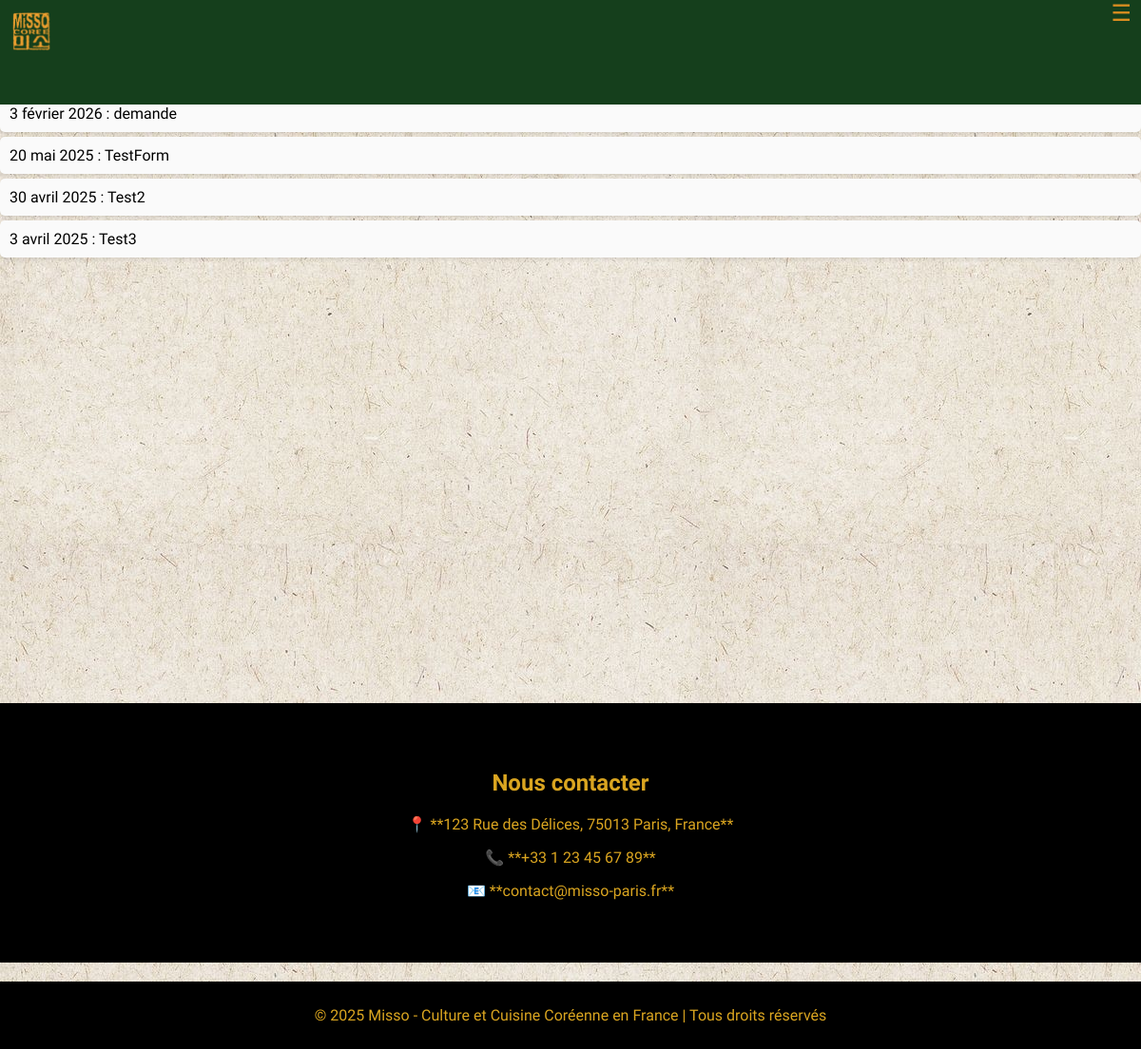
/evenements/, run on the app's committed database.
### evenements/models.py (models this page shows, shortened)
class Evenement(models.Model):
    titre = models.CharField(max_length=200,unique=True, blank=True)
    date = models.DateField(unique=True)
    debut = models.TimeField()
    fin = models.TimeField()
    email = models.EmailField()
    est_valide = models.BooleanField(default=False)
    description = models.TextField(blank=True, null=True)
    slug = models.SlugField(blank=True, editable=False)
    def get_absolute_url(self):
        return reverse("evenement-detail", kwargs={'slug': self.slug})

### evenements/views.py (the view)
class EvenementArchiveIndexView(ArchiveIndexView):
    model = Evenement
    queryset = Evenement.objects.all()
    date_field = "date"
    allow_future = True

### evenements/templates/evenements/evenement_archive.html
{% extends "evenements/base.html" %}
{% load static %}
{% block content %}
  <div class="evenements">
    <ul>
        {% for evenement in latest %}
          {%if evenement.est_valide%}
            <li  class="btns" onclick='location.href="{{ evenement.get_absolute_url }}";'>{{ evenement.date }} :  {{ evenement.titre }}</li>
          {%endif%}
             {% empty %}
                    <p>Aucun événement disponible.</p>
        {% endfor %}
    </ul>
    </div>
{% endblock %}

### utilisateurs/static/utilisateurs/evenements.css (style rules this page uses)
body { font-family: 'Quicksand', sans-serif; margin: 0; padding: 0; display: block; overflow-y: auto; min-height: 100vh; background-image: url('../restaurant/img/texture.jpg'); margin: 0; padding: 0; }
.evenements ul { list-style-type: none; padding: 0; }
.evenements li { padding: 10px; background-color: #fafafa; margin: 5px 0; border-radius: 5px; box-shadow: 0 2px 4px rgba(0, 0, 0, 0.1); text-decoration: none; color: #000000; font-weight: 500; transition: color 0.3s; cursor:pointer; text-decoration: none; }

### utilisateurs/static/utilisateurs/navigation.css (style rules this page uses)
* { box-sizing: border-box; }
body { margin-top: 100px; }
.btns { background-color: rgb(218, 141, 32); padding: 8px 16px ; margin-bottom: 5px; border-radius: 5px; color: white; text-decoration: none; font-weight: bold; transition: background 0.3s; }

### data on the page
Evenement: date "3 février 2026", titre "demande"
Evenement: date "20 mai 2025", titre "TestForm"
Evenement: date "30 avril 2025", titre "Test2"
Evenement: date "3 avril 2025", titre "Test3"
